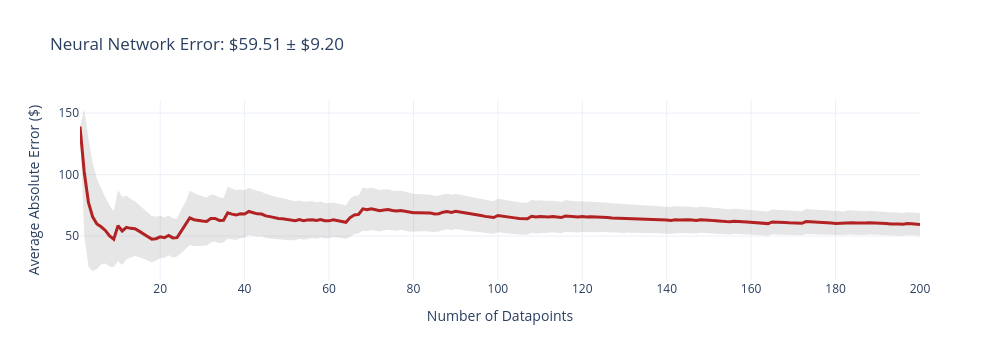
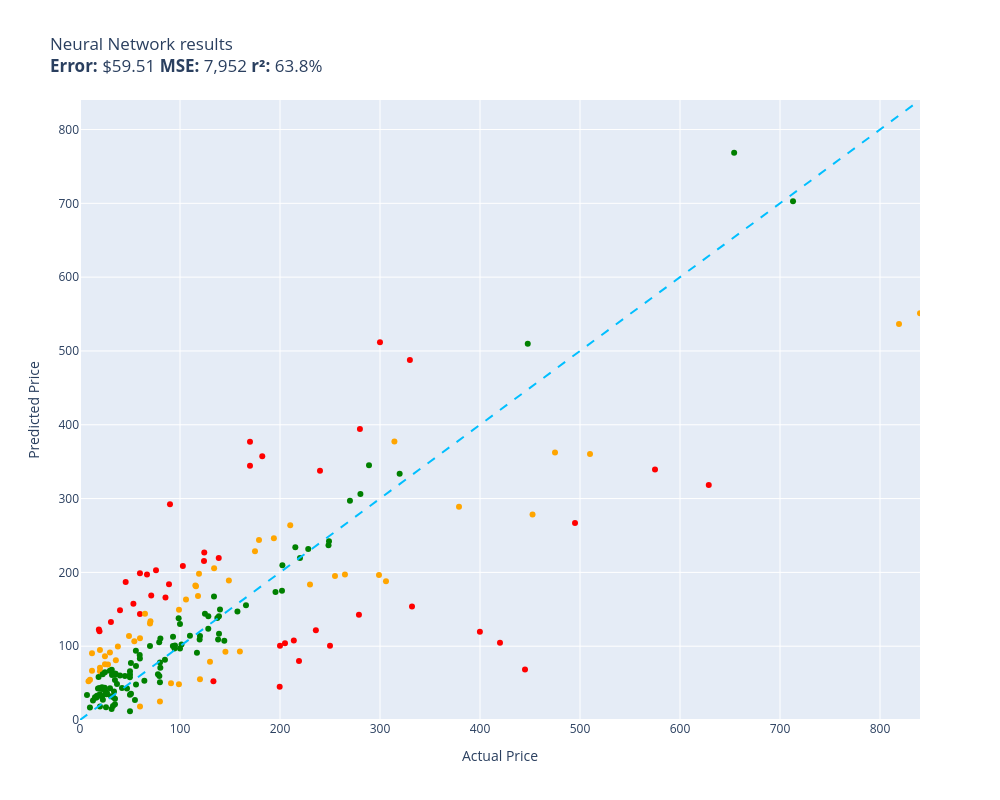

Notebook cell for these charts, in order:
### Code cell
evaluate(neural_network, test)

### Figure 1 — Plotly figure (JSON) as saved in the notebook; plotly's stock layout.template omitted (floating-point values rounded to 4 significant figures; data arrays with more than 128 entries replaced by an {"elided": "..."} marker saying what was removed)
{"data": [{"fill": "toself", "fillcolor": "rgba(128,128,128,0.2)", "hoverinfo": "skip", "line": {"color": "rgba(255,255,255,0)"}, "name": "95% CI", "showlegend": false, "type": "scatter", "x": {"elided": "400 int values"}, "y": {"elided": "400 float values"}}, {"customdata": {"elided": "200x1 float values"}, "hovertemplate": "n=%{x}<br>Avg Error=$%{y:,.2f}<br>±95% CI=$%{customdata[0]:,.2f}<extra></extra>", "line": {"color": "firebrick", "width": 3}, "mode": "lines", "name": "Cumulative Avg Error", "type": "scatter", "x": {"elided": "200 int values"}, "y": {"elided": "200 float values"}}], "layout": {"height": 360, "showlegend": false, "title": {"text": "Neural Network Error: $59.51 ± $9.20"}, "width": 1000, "xaxis": {"title": {"text": "Number of Datapoints"}}, "yaxis": {"title": {"text": "Average Absolute Error ($)"}}}}

### Figure 2 — Plotly figure (JSON) as saved in the notebook; plotly's stock layout.template omitted (floating-point values rounded to 4 significant figures)
{"data": [{"customdata": [["Old Blood Noise Excess V2 Distortion Cho...\nGuess=$79.92 Actual=$219.00"], ["Pump Head TBVECHI 175PSI 4KW 5.5HP 21CFM...\nGuess=$487.80 Actual=$329.90"], ["CORSAIR Dominator Platinum RGB 32GB (2x1...\nGuess=$215.28 Actual=$124.00"], ["Bam Trekking 3027SB Single Black Clarine...\nGuess=$153.76 Actual=$332.00"], ["Mini PC, Kinupute Desktop Computer E3-12...\nGuess=$266.83 Actual=$495.00"], ["Deco Mount Pro Tripod Microphone Stand w...\nGuess=$198.97 Actual=$59.95"], ["Travelpro Platinum Elite Slim Business L...\nGuess=$107.68 Actual=$213.83"], ["JRready ST6313 DT Deutsch Connector Kit,...\nGuess=$45.14 Actual=$199.68"], ["Projector, CRAZVIEW Projector with WiFi ...\nGuess=$157.38 Actual=$53.40"], ["MC: Pindicator (Dual Intensity Amber)\nGuess=$148.59 Actual=$40.00"], ["Sumerain S1339CM Double Handle Widesprea...\nGuess=$121.51 Actual=$235.86"], ["Poison Spyder 10-08-020 Rocker Knocker\nGuess=$318.54 Actual=$628.76"], ["DIMARZIO 204284 DP 163FBK Blues Bucker G...\nGuess=$292.42 Actual=$89.99"], ["VLAND LED Smoked Taillights Compatible F...\nGuess=$337.68 Actual=$239.99"], ["Lighted Triangle Mirror Cabinet Bathroom...\nGuess=$68.56 Actual=$445.00"], ["BESTILL Wall Mounted Shower Faucet Set, ...\nGuess=$202.91 Actual=$76.00"], ["Trail Gear Twin Stick Kit for Top Shift ...\nGuess=$394.23 Actual=$279.92"], ["Engine Thermostat, Replace 19301-PAA-306...\nGuess=$122.66 Actual=$18.89"], ["Dell Optiplex 390 Desktop Computer i3 3....\nGuess=$226.81 Actual=$124.27"], ["LEGO Marvel Avengers War Machine Buster ...\nGuess=$143.65 Actual=$59.95"], ["ANZO USA 111207 GMC SIERRA 99-06 / YUKON...\nGuess=$357.39 Actual=$182.28"], ["KOHLER K-1185540-CP Assembly-Slider\nGuess=$187.09 Actual=$45.67"], ["Walker Exhaust Ultra EPA 16478 Direct Fi...\nGuess=$339.51 Actual=$574.99"], ["Canon Sure Shot 90u 35mm Date Camera\nGuess=$119.43 Actual=$399.89"], ["Wilkinson LOW GAUSS Vintage Tone Strat S...\nGuess=$132.68 Actual=$30.93"], ["Ibanez M510OVS Acoustic Mandolin in Vint...\nGuess=$377.04 Actual=$169.99"], ["GENUINE VOLVO THERMOSTAT (3.0, 3.2) S60 ...\nGuess=$208.78 Actual=$102.85"], ["CradlePoint Compact Broadband Router (CB...\nGuess=$183.98 Actual=$89.00"], ["Universal Power Group 12V 100Ah Sealed L...\nGuess=$100.73 Actual=$199.99"], ["Amana Tool - SC587 Carbide Tipped 3-Wing...\nGuess=$168.80 Actual=$71.23"], ["ECCPP Power Steering Pump for 2009-2010 ...\nGuess=$165.81 Actual=$85.48"], ["SP Air Corporation SP-8102BU 1/4-Inch He...\nGuess=$104.07 Actual=$204.99"], ["Music Hall pa15.3 MM/MC Phono Preamplifi...\nGuess=$100.69 Actual=$250.00"], ["Lorell Bell Chair Glide, 2.5\", Black\nGuess=$120.39 Actual=$19.50"], ["VIPMOTOZ Sequential Turn Signal Premium ...\nGuess=$142.53 Actual=$278.94"], ["Pacific Drums PDCM1618TTRB 16 x 18 Inche...\nGuess=$104.80 Actual=$419.99"], ["HP Laserjet 2100 Laser Printer W/Test Pr...\nGuess=$511.73 Actual=$299.98"], ["Targus CityGear Durable Backpack, Black,...\nGuess=$52.54 Actual=$133.43"], ["KZ ZS10 Pro in Ear Monitor Headphone KZ ...\nGuess=$197.02 Actual=$66.99"], ["Garmin 010-12402-10 GT15M-TM Transom-Mou...\nGuess=$219.49 Actual=$138.74"], ["Xiaomi Redmi 10 2022 NFC 4G LTE (128GB +...\nGuess=$344.52 Actual=$169.99"]], "hovertemplate": "%{customdata[0]}<extra></extra>", "legendgroup": "red", "marker": {"color": "red", "size": 6, "symbol": "circle"}, "mode": "markers", "name": "red", "orientation": "v", "showlegend": true, "type": "scatter", "x": [219.0, 329.9, 124.0, 332.0, 495.0, 59.95, 213.8, 199.7, 53.4, 40.0, 235.9, 628.8, 89.99, 240.0, 445.0, 76.0, 279.9, 18.89, 124.3, 59.95, 182.3, 45.67, 575.0, 399.9, 30.93, 170.0, 102.8, 89.0, 200.0, 71.23, 85.48, 205.0, 250.0, 19.5, 278.9, 420.0, 300.0, 133.4, 66.99, 138.7, 170.0], "xaxis": "x", "y": [79.92, 487.8, 215.3, 153.8, 266.8, 199.0, 107.7, 45.14, 157.4, 148.6, 121.5, 318.5, 292.4, 337.7, 68.56, 202.9, 394.2, 122.7, 226.8, 143.7, 357.4, 187.1, 339.5, 119.4, 132.7, 377.0, 208.8, 184.0, 100.7, 168.8, 165.8, 104.1, 100.7, 120.4, 142.5, 104.8, 511.7, 52.54, 197.0, 219.5, 344.5], "yaxis": "y"}, {"customdata": [["telpo Headlight Assembly Fit For 15 Camr...\nGuess=$181.13 Actual=$115.99"], ["RBC12-UPC Replacement Battery Cartridge ...\nGuess=$183.67 Actual=$229.99"], ["Metabo HPT 36V MultiVolt™ Cordless Rotar...\nGuess=$289.03 Actual=$379.00"], ["46mm Digital Pro High-Resolution Close-U...\nGuess=$66.21 Actual=$19.99"], ["Innovative Percussion CB-6 Chamois Bass ...\nGuess=$106.57 Actual=$54.32"], ["APS iBoard 6-inch Aluminum (Black Powder...\nGuess=$263.96 Actual=$210.23"], ["PEMP E65 E66 CDC Simulate Optical Fiber ...\nGuess=$198.03 Actual=$119.00"], ["SKB iSeries 3i-13096-6KP Case for BlackM...\nGuess=$228.50 Actual=$174.99"], ["DEWALT 20V MAX* XR Impact Driver with Bl...\nGuess=$278.50 Actual=$452.53"], ["Clementoni 39132.5 Jigsaw Puzzle 1,000 P...\nGuess=$25.00 Actual=$79.95"], ["10GBase-LR SFP+ Transceiver, Handar 10GB...\nGuess=$70.91 Actual=$19.99"], ["GanFindX Portable Car Hand Controls for ...\nGuess=$92.76 Actual=$159.90"], ["Scranton & Co 3 Drawer Mobile File Cabin...\nGuess=$182.29 Actual=$115.35"], ["Canon EOS Rebel T7 Digital SLR Camera wi...\nGuess=$536.54 Actual=$819.00"], ["Southwire 120V/15A Right Angle User Atta...\nGuess=$99.43 Actual=$37.87"], ["Tidal Front + Rear Fender Flares 4PC Poc...\nGuess=$195.17 Actual=$254.99"], ["Wenger City Upgrade Laptop Backpack with...\nGuess=$92.63 Actual=$145.42"], ["3D Tree Hole Branches 075 Stair Risers D...\nGuess=$78.87 Actual=$129.99"], ["KOHLER 18865-CP Filtered Water Faucet, P...\nGuess=$362.40 Actual=$475.00"], ["Diversitech WG840585 Motor, (Ddb) 1/3Hp,...\nGuess=$205.60 Actual=$134.12"], ["Laisomeke Waterproof Junction Box, Unive...\nGuess=$66.81 Actual=$11.99"], ["Festool 492370 Platin 2 S1000 Grit 6-Inc...\nGuess=$49.84 Actual=$91.00"], ["Beck/Arnley 0421945 Air Filter\nGuess=$81.02 Actual=$35.87"], ["Pidoko Kids Train Table, Grey with 90 Pc...\nGuess=$55.10 Actual=$119.97"], ["Satco S9596, 4 Count (Pack of 1), 4.18\nGuess=$90.32 Actual=$12.00"], ["Ceramic Talavera Mexican Tile 4x4\", 9 Pi...\nGuess=$91.43 Actual=$29.95"], ["Marvel Legends Series X-Men 6-Inch Archa...\nGuess=$48.37 Actual=$98.95"], ["Kingston Brass KS269SN Kingston Clawfoot...\nGuess=$187.91 Actual=$305.99"], ["KS K-STORM Replacement Silicone Mushroom...\nGuess=$52.63 Actual=$8.50"], ["LSI Broadcom SAS 9300-8i 8-port 12Gb/s S...\nGuess=$167.97 Actual=$118.00"], ["Royal Designs, Inc. Decorative Abundant ...\nGuess=$86.20 Actual=$24.95"], ["Mikrotik RB3011UIAS-RM RouterBOARD 10xGi...\nGuess=$196.30 Actual=$299.00"], ["MONOCARBON Forged Carbon Fiber Case for ...\nGuess=$18.21 Actual=$59.99"], ["AC Compressor & A/C Kit For BMW 335i 335...\nGuess=$377.31 Actual=$314.41"], ["Chalkboard Name Badges with Magnetic Bac...\nGuess=$94.98 Actual=$19.95"], ["Pyle Wireless Rear View Backup Camera - ...\nGuess=$133.95 Actual=$70.45"], ["Auertech Portable Washing Machine, 14lbs...\nGuess=$149.53 Actual=$98.99"], ["18 Inch White Undermount Kitchen Sink - ...\nGuess=$243.87 Actual=$179.00"], ["UPR Mach 1 Chin Spoiler Fits 94-98 Musta...\nGuess=$143.82 Actual=$64.99"], ["Skullcandy Hesh Evo Bluetooth Headphones...\nGuess=$130.70 Actual=$69.99"], ["4 Inches Rolled Muffler Tip Catback Exha...\nGuess=$246.09 Actual=$193.88"], ["Competition Clutch Disc and Pressure Pla...\nGuess=$360.52 Actual=$510.00"], ["APS iBoard (304 Stainless Steel Polished...\nGuess=$197.29 Actual=$264.95"], ["KUNFINE Android Radio CarPlay & Android ...\nGuess=$163.29 Actual=$106.00"], ["A-Premium Front Suspension Steering Knuc...\nGuess=$113.75 Actual=$48.99"], ["Dell XPS 13 9343-2727SLV 13.3\" Full HD S...\nGuess=$551.09 Actual=$839.99"], ["Replacement Remote Control fit for Sony ...\nGuess=$54.63 Actual=$9.99"], ["Disney Princess Sparkling Princess Sleep...\nGuess=$75.39 Actual=$24.95"], ["Vinyl Soft Top Roll-up Adjustable Truck ...\nGuess=$189.05 Actual=$148.88"], ["Glovion Music Stand Light, Clip On Piano...\nGuess=$75.28 Actual=$27.99"], ["Fender Hendrix Voodoo Child Coiled Instr...\nGuess=$110.68 Actual=$59.99"]], "hovertemplate": "%{customdata[0]}<extra></extra>", "legendgroup": "orange", "marker": {"color": "orange", "size": 6, "symbol": "circle"}, "mode": "markers", "name": "orange", "orientation": "v", "showlegend": true, "type": "scatter", "x": [116.0, 230.0, 379.0, 19.99, 54.32, 210.2, 119.0, 175.0, 452.5, 79.95, 19.99, 159.9, 115.3, 819.0, 37.87, 255.0, 145.4, 130.0, 475.0, 134.1, 11.99, 91.0, 35.87, 120.0, 12.0, 29.95, 98.95, 306.0, 8.5, 118.0, 24.95, 299.0, 59.99, 314.4, 19.95, 70.45, 98.99, 179.0, 64.99, 69.99, 193.9, 510.0, 264.9, 106.0, 48.99, 840.0, 9.99, 24.95, 148.9, 27.99, 59.99], "xaxis": "x", "y": [181.1, 183.7, 289.0, 66.21, 106.6, 264.0, 198.0, 228.5, 278.5, 25.0, 70.91, 92.76, 182.3, 536.5, 99.43, 195.2, 92.63, 78.87, 362.4, 205.6, 66.81, 49.84, 81.02, 55.1, 90.32, 91.43, 48.37, 187.9, 52.63, 168.0, 86.2, 196.3, 18.21, 377.3, 94.98, 134.0, 149.5, 243.9, 143.8, 130.7, 246.1, 360.5, 197.3, 163.3, 113.7, 551.1, 54.63, 75.39, 189.1, 75.28, 110.7], "yaxis": "y"}, {"customdata": [["NewPower99 Battery Kit for Samsung Galax...\nGuess=$27.16 Actual=$54.95"], ["EXMAX NG-10X Fresnel Lens Focusing Adapt...\nGuess=$100.39 Actual=$69.98"], ["Stand for Raven Pro Document Scanner - P...\nGuess=$66.61 Actual=$29.85"], ["SuppliesOutlet Compatible Toner Cartridg...\nGuess=$107.53 Actual=$144.29"], ["ACDelco GM Original Equipment FW339 Fron...\nGuess=$234.04 Actual=$215.33"], ["8544771 Dryer Heating Element, 279816 Th...\nGuess=$62.17 Actual=$35.74"], ["Bam France 2002XL Contoured Hightech Bla...\nGuess=$702.88 Actual=$713.00"], ["Panasonic KX-TG6511B DECT 6.0 PLUS Expan...\nGuess=$105.38 Actual=$79.20"], ["LOVE MEI Galaxy S10 Lite Case, Military ...\nGuess=$18.82 Actual=$32.98"], ["GJY Portable TV,10.6 inch Mini TV for AT...\nGuess=$59.77 Actual=$79.36"], ["LD Products Compatible Toner Cartridge R...\nGuess=$61.55 Actual=$49.98"], ["Intermatic PX300 12V 300W Transformer wi...\nGuess=$167.21 Actual=$134.00"], ["HK SYSTEMS 13\" Heavy Duty Black \"Push\" O...\nGuess=$81.60 Actual=$84.95"], ["June Garden 12\" Sweet Dolly Charlotte - ...\nGuess=$42.88 Actual=$19.99"], ["Aolemi Oil Rubbed Bronze Single Function...\nGuess=$137.69 Actual=$98.65"], ["KOMPUTERBAY 4GB 2X 2GB DDR2 1066MHz PC2-...\nGuess=$70.93 Actual=$80.34"], ["Evergreen HSHB2005 Cylinder Head Gasket ...\nGuess=$88.13 Actual=$59.69"], ["Task T24287 Roman Ogee Router Bit with 1...\nGuess=$93.83 Actual=$55.88"], ["15\" Locking Shower Head Extension Arm in...\nGuess=$51.15 Actual=$79.95"], ["Mylites+ Standard Comic Book Mylar Sleev...\nGuess=$63.12 Actual=$34.99"], ["Dakota Alert MURS Alert Probe Sensor - M...\nGuess=$219.51 Actual=$219.99"], ["DALDED LED Light Kit for Lego Sonic Gree...\nGuess=$64.66 Actual=$24.99"], ["152MM Hole Saws M42 Bi-Metal High Speed ...\nGuess=$42.69 Actual=$17.99"], ["Baseball Backpacks Large 18 Inch Bookbag...\nGuess=$67.93 Actual=$31.77"], ["AUTOFREE LED Tail Lights Assembly Compat...\nGuess=$175.12 Actual=$201.99"], ["Adams Check Payment and Deposit Register...\nGuess=$62.05 Actual=$35.49"], ["Fjallraven, Kanken Laptop 15\" Backpack f...\nGuess=$108.97 Actual=$119.65"], ["Retevis RT68 Soft Earhook Walkie Talkie ...\nGuess=$33.83 Actual=$6.99"], ["Evan-Fischer Front Bumper Cover Compatib...\nGuess=$209.61 Actual=$202.38"], ["Webcem Solar Shed Light Outdoor Indoor, ...\nGuess=$61.82 Actual=$77.96"], ["Western Digital Enterprise RE4-GP 2TB SA...\nGuess=$114.25 Actual=$109.95"], ["PM Auto Front Right Quick Complete Strut...\nGuess=$143.89 Actual=$124.94"], ["Tablet PC Cover Compatible with Lenovo T...\nGuess=$14.95 Actual=$31.61"], ["Miyaya@ Funny Animal Masks Collection fo...\nGuess=$32.74 Actual=$16.99"], ["Ultra Duster Canned Air Net 10 Oz 6-Pack\nGuess=$57.88 Actual=$49.90"], ["IQShield Screen Protector Compatible wit...\nGuess=$16.77 Actual=$9.95"], ["Liberty Imports 12 Pack: US Military Toy...\nGuess=$31.27 Actual=$16.98"], ["Neporal Full Spectrum Light Bulb, 6000K ...\nGuess=$58.18 Actual=$18.59"], ["Intrepid International Dressage Letters-...\nGuess=$36.70 Actual=$26.99"], ["EMART Photography C Stand with Boom Arm,...\nGuess=$113.69 Actual=$119.99"], ["KUNN Small Electrician Tool Pouch Utilit...\nGuess=$44.33 Actual=$21.99"], ["Trim Kit for 2-handle Shower & Tub Valve...\nGuess=$101.00 Actual=$94.99"], ["iPhone 12/12 Pro Nicaragua Guardabarranc...\nGuess=$18.25 Actual=$19.97"], ["Replacement Remote Control for PANASONIC...\nGuess=$21.28 Actual=$34.95"], ["Pioneer 2AM401-BN Two Handle Kitchen Fau...\nGuess=$231.61 Actual=$228.22"], ["LSSAGOON Backpack for Women Teen Kids Gi...\nGuess=$38.58 Actual=$33.99"], ["Grey Pneumatic 1311SD Impact Socket Set\nGuess=$146.90 Actual=$157.43"], ["Aeromotive 13304 Regulator, X1 Adjustabl...\nGuess=$297.15 Actual=$269.95"], ["4LT LUMINETTE Vanity Opal GLS BSN\nGuess=$96.95 Actual=$99.99"], ["4pc Wheel Spacers Adapters 4\" (2inch Per...\nGuess=$91.06 Actual=$116.95"], ["GE RPWF SmartWater Comparable Refrigerat...\nGuess=$48.83 Actual=$36.99"], ["Urth 62mm UV, Circular Polarizing (CPL),...\nGuess=$116.92 Actual=$139.00"], ["MGP Caliper Covers 39011SACURD Red Powde...\nGuess=$242.32 Actual=$249.00"], ["NewFantasia Replacement Audio Cable with...\nGuess=$32.09 Actual=$31.00"], ["DuraGo 29515020 Front Hub Assembly\nGuess=$140.61 Actual=$128.34"], ["MXR Carbon Copy Deluxe Analog Delay Guit...\nGuess=$173.36 Actual=$195.50"], ["Berta (6 Pieces) 1-1/4 inch Overlay, 90 ...\nGuess=$43.78 Actual=$24.66"], ["Linkloos Solar Street Lights Outdoor Wat...\nGuess=$73.03 Actual=$55.99"], ["USB Charger, CIVIE High Speed 60W Multip...\nGuess=$30.27 Actual=$15.99"], ["Cardone 84-58642 New HEI Electronic Dist...\nGuess=$155.37 Actual=$165.99"], ["Hp Pavilion P7-1257c Motherboard Aahd3-h...\nGuess=$83.41 Actual=$59.86"], ["Kastar Battery Pack Replacement for Sony...\nGuess=$34.88 Actual=$19.99"], ["New Replacement seat cover fits Yamaha M...\nGuess=$140.51 Actual=$138.95"], ["Evan Fischer Radiator Cooling Fan Assemb...\nGuess=$138.12 Actual=$137.34"], ["AZX Stylus Pencil for Apple iPad Pro 202...\nGuess=$43.09 Actual=$29.99"], ["Raspberry Pi 3 Model B+ Aluminum Case Me...\nGuess=$30.79 Actual=$14.99"], ["ROHL WSGUM3018WH Wire Sink Grids, White\nGuess=$123.53 Actual=$128.28"], ["ASUS VY279HE-W 27” 1080P Monitor - White...\nGuess=$109.11 Actual=$138.10"], ["LCD Screen for Dell Inspiron 17R 17.3\" H...\nGuess=$53.16 Actual=$64.37"], ["Diversitech UC2436-3 Ultralite Condenser...\nGuess=$110.54 Actual=$80.39"], ["CTLAMP XL-2100 Professional Quality XL-2...\nGuess=$61.00 Actual=$32.00"], ["200 ' feet True 14 Gauge AWG CCA Speaker...\nGuess=$59.64 Actual=$44.95"], ["200 Couples Conversation Cards - Enjoy B...\nGuess=$31.31 Actual=$32.97"], ["The Puppet Company - Carpet-Unicorn, Whi...\nGuess=$33.46 Actual=$19.00"], ["KYX Racing Hardened Steel Center Drive S...\nGuess=$42.81 Actual=$46.99"], ["StonKraft Brass Chess Board Game Set wit...\nGuess=$149.76 Actual=$140.00"], ["Baumgartens Sicurix Blank PVC ID Cards (...\nGuess=$42.89 Actual=$19.11"], ["OEM Samsung Remote Control Shipped with ...\nGuess=$48.25 Actual=$56.00"], ["Venom Power Terra Hunter R/T+ R/T All-Te...\nGuess=$333.62 Actual=$319.65"], ["Custom Engagement Logo Desk Embosser Sea...\nGuess=$34.30 Actual=$49.95"], ["Audio Techinca ATW-T1002 System 10 Handh...\nGuess=$345.19 Actual=$289.00"], ["520 Pieces Christmas Envelope Seal Stick...\nGuess=$17.25 Actual=$25.99"], ["LD Compatible Ink Cartridge Replacement ...\nGuess=$43.41 Actual=$41.99"], ["BestPricedDecals Wine A BIT, You'll Feel...\nGuess=$26.27 Actual=$12.98"], ["VATOS 4 Packs Bubble Machine Gun for Kid...\nGuess=$27.54 Actual=$22.88"], ["Steering Wheel, Carbon Fiber Automotive ...\nGuess=$509.89 Actual=$447.74"], ["BXYJY for Samsung Galaxy Z Fold 3 Case w...\nGuess=$11.95 Actual=$49.99"], ["VONADO Space Wars Colonial Viper MK1 Bui...\nGuess=$60.18 Actual=$39.99"], ["sabermaster TCG Playmat yugioh playmat T...\nGuess=$32.29 Actual=$21.99"], ["Star Wars Die-Cast Metal TITANIUM Series...\nGuess=$62.01 Actual=$22.70"], ["DuraGo BR5330 Front Vented Disc Brake Ro...\nGuess=$102.14 Actual=$101.51"], ["Samsung DA97-07603B Freezer Ice Maker As...\nGuess=$112.90 Actual=$93.02"], ["Intex River Run Connect Lounge (Four)\nGuess=$96.86 Actual=$94.49"], ["Blanco 230966 Valea Stainless Steel Sink...\nGuess=$100.19 Actual=$92.88"], ["Empava 24\" Single Wall Ovens 10 Cooking ...\nGuess=$768.44 Actual=$654.14"], ["Think Gizmos Build Your Own Robot Toys f...\nGuess=$40.38 Actual=$24.95"], ["PowerSport Front Rear Brakes and Rotors ...\nGuess=$236.90 Actual=$248.51"], ["Viola Bow 4/4 Full Size Carbon Fiber (Bl...\nGuess=$66.09 Actual=$49.99"], ["VTech Strum and Jam Kidi Musical Guitar ...\nGuess=$41.96 Actual=$21.99"], ["W11130208 W10695459 Refrigerator LED Mod...\nGuess=$34.90 Actual=$26.59"], ["Jada Toys Ryan's World Combo Panda Airli...\nGuess=$54.17 Actual=$34.94"], ["Pyle 2x120 Watt Home Audio Speaker Power...\nGuess=$77.26 Actual=$50.92"], ["STICKGOO Peel and Stick Backsplash for K...\nGuess=$28.73 Actual=$34.99"], ["Fitness Center Gym Room Weight Train Dua...\nGuess=$130.18 Actual=$99.99"], ["MonMount Triple Monitor Stand Freestandi...\nGuess=$78.00 Actual=$79.99"], ["For Volvo C70 S70 V70 V40 S40 AC Compres...\nGuess=$306.11 Actual=$280.41"], ["Refresh NSF-53 Premium Replacement Refri...\nGuess=$35.58 Actual=$50.99"], ["NICKSTON Red Sparkling Glitter Slim Band...\nGuess=$36.40 Actual=$25.99"]], "hovertemplate": "%{customdata[0]}<extra></extra>", "legendgroup": "green", "marker": {"color": "green", "size": 6, "symbol": "circle"}, "mode": "markers", "name": "green", "orientation": "v", "showlegend": true, "type": "scatter", "x": [54.95, 69.98, 29.85, 144.3, 215.3, 35.74, 713.0, 79.2, 32.98, 79.36, 49.98, 134.0, 84.95, 19.99, 98.65, 80.34, 59.69, 55.88, 79.95, 34.99, 220.0, 24.99, 17.99, 31.77, 202.0, 35.49, 119.7, 6.99, 202.4, 77.96, 110.0, 124.9, 31.61, 16.99, 49.9, 9.95, 16.98, 18.59, 26.99, 120.0, 21.99, 94.99, 19.97, 34.95, 228.2, 33.99, 157.4, 269.9, 99.99, 117.0, 36.99, 139.0, 249.0, 31.0, 128.3, 195.5, 24.66, 55.99, 15.99, 166.0, 59.86, 19.99, 138.9, 137.3, 29.99, 14.99, 128.3, 138.1, 64.37, 80.39, 32.0, 44.95, 32.97, 19.0, 46.99, 140.0, 19.11, 56.0, 319.6, 49.95, 289.0, 25.99, 41.99, 12.98, 22.88, 447.7, 49.99, 39.99, 21.99, 22.7, 101.5, 93.02, 94.49, 92.88, 654.1, 24.95, 248.5, 49.99, 21.99, 26.59, 34.94, 50.92, 34.99, 99.99, 79.99, 280.4, 50.99, 25.99], "xaxis": "x", "y": [27.16, 100.4, 66.61, 107.5, 234.0, 62.17, 702.9, 105.4, 18.82, 59.77, 61.55, 167.2, 81.6, 42.88, 137.7, 70.93, 88.13, 93.83, 51.15, 63.12, 219.5, 64.66, 42.69, 67.93, 175.1, 62.05, 109.0, 33.83, 209.6, 61.82, 114.3, 143.9, 14.95, 32.74, 57.88, 16.77, 31.27, 58.18, 36.7, 113.7, 44.33, 101.0, 18.25, 21.28, 231.6, 38.58, 146.9, 297.1, 96.95, 91.06, 48.83, 116.9, 242.3, 32.09, 140.6, 173.4, 43.78, 73.03, 30.27, 155.4, 83.41, 34.88, 140.5, 138.1, 43.09, 30.79, 123.5, 109.1, 53.16, 110.5, 61.0, 59.64, 31.31, 33.46, 42.81, 149.8, 42.89, 48.25, 333.6, 34.3, 345.2, 17.25, 43.41, 26.27, 27.54, 509.9, 11.95, 60.18, 32.29, 62.01, 102.1, 112.9, 96.86, 100.2, 768.4, 40.38, 236.9, 66.09, 41.96, 34.9, 54.17, 77.26, 28.73, 130.2, 78.0, 306.1, 35.58, 36.4], "yaxis": "y"}, {"hoverinfo": "skip", "line": {"color": "deepskyblue", "dash": "dash", "width": 2}, "mode": "lines", "name": "y = x", "showlegend": false, "type": "scatter", "x": [0, 840.0], "y": [0, 840.0]}], "layout": {"height": 800, "legend": {"title": {"text": "color"}, "tracegroupgap": 0}, "showlegend": false, "title": {"text": "Neural Network results<br><b>Error:</b> $59.51 <b>MSE:</b> 7,952 <b>r²:</b> 63.8%"}, "width": 1000, "xaxis": {"anchor": "y", "domain": [0, 1], "range": [0, 840.0], "title": {"text": "Actual Price"}}, "yaxis": {"anchor": "x", "domain": [0, 1], "range": [0, 840.0], "title": {"text": "Predicted Price"}}}}
